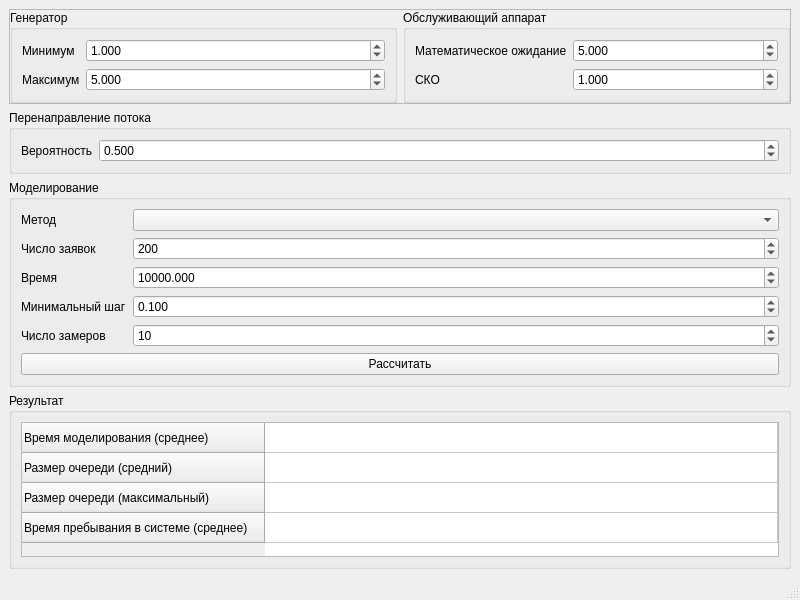
<?xml version="1.0" encoding="UTF-8"?>
<ui version="4.0">
 <class>MainWindow</class>
 <widget class="QMainWindow" name="MainWindow">
  <property name="geometry">
   <rect>
    <x>0</x>
    <y>0</y>
    <width>800</width>
    <height>600</height>
   </rect>
  </property>
  <property name="windowTitle">
   <string>Лабораторная работа №4</string>
  </property>
  <widget class="QWidget" name="centralwidget">
   <layout class="QVBoxLayout" name="verticalLayout_2" stretch="0,0,0,1">
    <item>
     <widget class="QFrame" name="frame">
      <property name="frameShape">
       <enum>QFrame::StyledPanel</enum>
      </property>
      <property name="frameShadow">
       <enum>QFrame::Plain</enum>
      </property>
      <layout class="QHBoxLayout" name="horizontalLayout">
       <property name="leftMargin">
        <number>0</number>
       </property>
       <property name="topMargin">
        <number>0</number>
       </property>
       <property name="rightMargin">
        <number>0</number>
       </property>
       <property name="bottomMargin">
        <number>0</number>
       </property>
       <item>
        <widget class="QGroupBox" name="groupBox">
         <property name="title">
          <string>Генератор</string>
         </property>
         <layout class="QFormLayout" name="formLayout">
          <item row="0" column="0">
           <widget class="QLabel" name="label">
            <property name="text">
             <string>Минимум</string>
            </property>
           </widget>
          </item>
          <item row="0" column="1">
           <widget class="QDoubleSpinBox" name="doubleSpinBox_gen_min">
            <property name="decimals">
             <number>3</number>
            </property>
            <property name="maximum">
             <double>1000000.000000000000000</double>
            </property>
            <property name="value">
             <double>1.000000000000000</double>
            </property>
           </widget>
          </item>
          <item row="1" column="0">
           <widget class="QLabel" name="label_2">
            <property name="text">
             <string>Максимум</string>
            </property>
           </widget>
          </item>
          <item row="1" column="1">
           <widget class="QDoubleSpinBox" name="doubleSpinBox_gen_max">
            <property name="decimals">
             <number>3</number>
            </property>
            <property name="maximum">
             <double>1000000.000000000000000</double>
            </property>
            <property name="value">
             <double>5.000000000000000</double>
            </property>
           </widget>
          </item>
         </layout>
        </widget>
       </item>
       <item>
        <widget class="QGroupBox" name="groupBox_2">
         <property name="title">
          <string>Обслуживающий аппарат</string>
         </property>
         <layout class="QFormLayout" name="formLayout_2">
          <item row="0" column="0">
           <widget class="QLabel" name="label_3">
            <property name="text">
             <string>Математическое ожидание</string>
            </property>
           </widget>
          </item>
          <item row="0" column="1">
           <widget class="QDoubleSpinBox" name="doubleSpinBox_proc_mean">
            <property name="decimals">
             <number>3</number>
            </property>
            <property name="maximum">
             <double>1000000.000000000000000</double>
            </property>
            <property name="value">
             <double>5.000000000000000</double>
            </property>
           </widget>
          </item>
          <item row="1" column="0">
           <widget class="QLabel" name="label_4">
            <property name="text">
             <string>СКО</string>
            </property>
           </widget>
          </item>
          <item row="1" column="1">
           <widget class="QDoubleSpinBox" name="doubleSpinBox_proc_sdev">
            <property name="decimals">
             <number>3</number>
            </property>
            <property name="maximum">
             <double>1000000.000000000000000</double>
            </property>
            <property name="value">
             <double>1.000000000000000</double>
            </property>
           </widget>
          </item>
         </layout>
        </widget>
       </item>
      </layout>
     </widget>
    </item>
    <item>
     <widget class="QGroupBox" name="groupBox_5">
      <property name="title">
       <string>Перенаправление потока</string>
      </property>
      <layout class="QFormLayout" name="formLayout_4">
       <item row="0" column="0">
        <widget class="QLabel" name="label_10">
         <property name="text">
          <string>Вероятность</string>
         </property>
        </widget>
       </item>
       <item row="0" column="1">
        <widget class="QDoubleSpinBox" name="doubleSpinBox_gate_prob">
         <property name="decimals">
          <number>3</number>
         </property>
         <property name="maximum">
          <double>1.000000000000000</double>
         </property>
         <property name="singleStep">
          <double>0.100000000000000</double>
         </property>
         <property name="value">
          <double>0.500000000000000</double>
         </property>
        </widget>
       </item>
      </layout>
     </widget>
    </item>
    <item>
     <widget class="QGroupBox" name="groupBox_4">
      <property name="title">
       <string>Моделирование</string>
      </property>
      <layout class="QFormLayout" name="formLayout_3">
       <item row="2" column="0">
        <widget class="QLabel" name="label_5">
         <property name="text">
          <string>Время</string>
         </property>
        </widget>
       </item>
       <item row="2" column="1">
        <widget class="QDoubleSpinBox" name="doubleSpinBox_time_limit">
         <property name="decimals">
          <number>3</number>
         </property>
         <property name="maximum">
          <double>1000000.000000000000000</double>
         </property>
         <property name="value">
          <double>10000.000000000000000</double>
         </property>
        </widget>
       </item>
       <item row="3" column="0">
        <widget class="QLabel" name="label_6">
         <property name="text">
          <string>Минимальный шаг</string>
         </property>
        </widget>
       </item>
       <item row="3" column="1">
        <widget class="QDoubleSpinBox" name="doubleSpinBox_time_step">
         <property name="decimals">
          <number>3</number>
         </property>
         <property name="maximum">
          <double>1000000.000000000000000</double>
         </property>
         <property name="value">
          <double>0.100000000000000</double>
         </property>
        </widget>
       </item>
       <item row="0" column="1">
        <widget class="QComboBox" name="comboBox_mode"/>
       </item>
       <item row="0" column="0">
        <widget class="QLabel" name="label_7">
         <property name="text">
          <string>Метод</string>
         </property>
        </widget>
       </item>
       <item row="1" column="0">
        <widget class="QLabel" name="label_8">
         <property name="text">
          <string>Число заявок</string>
         </property>
        </widget>
       </item>
       <item row="1" column="1">
        <widget class="QSpinBox" name="spinBox_reqeusts">
         <property name="maximum">
          <number>1000000</number>
         </property>
         <property name="value">
          <number>200</number>
         </property>
         <property name="displayIntegerBase">
          <number>10</number>
         </property>
        </widget>
       </item>
       <item row="6" column="0" colspan="2">
        <widget class="QPushButton" name="pushButton_process">
         <property name="text">
          <string>Рассчитать</string>
         </property>
        </widget>
       </item>
       <item row="4" column="0">
        <widget class="QLabel" name="label_9">
         <property name="text">
          <string>Число замеров</string>
         </property>
        </widget>
       </item>
       <item row="4" column="1">
        <widget class="QSpinBox" name="spinBox_measures">
         <property name="minimum">
          <number>1</number>
         </property>
         <property name="maximum">
          <number>1000000</number>
         </property>
         <property name="value">
          <number>10</number>
         </property>
         <property name="displayIntegerBase">
          <number>10</number>
         </property>
        </widget>
       </item>
      </layout>
     </widget>
    </item>
    <item>
     <widget class="QGroupBox" name="groupBox_3">
      <property name="title">
       <string>Результат</string>
      </property>
      <layout class="QVBoxLayout" name="verticalLayout">
       <item>
        <widget class="QTableWidget" name="tableWidget_result">
         <property name="frameShadow">
          <enum>QFrame::Sunken</enum>
         </property>
         <attribute name="horizontalHeaderVisible">
          <bool>false</bool>
         </attribute>
         <attribute name="horizontalHeaderStretchLastSection">
          <bool>true</bool>
         </attribute>
         <attribute name="verticalHeaderVisible">
          <bool>true</bool>
         </attribute>
         <attribute name="verticalHeaderStretchLastSection">
          <bool>false</bool>
         </attribute>
         <row>
          <property name="text">
           <string>Время моделирования (среднее)</string>
          </property>
         </row>
         <row>
          <property name="text">
           <string>Размер очереди (средний)</string>
          </property>
         </row>
         <row>
          <property name="text">
           <string>Размер очереди (максимальный)</string>
          </property>
         </row>
         <row>
          <property name="text">
           <string>Время пребывания в системе (среднее)</string>
          </property>
         </row>
         <column>
          <property name="text">
           <string>0</string>
          </property>
         </column>
        </widget>
       </item>
      </layout>
     </widget>
    </item>
   </layout>
  </widget>
  <widget class="QMenuBar" name="menubar">
   <property name="geometry">
    <rect>
     <x>0</x>
     <y>0</y>
     <width>800</width>
     <height>28</height>
    </rect>
   </property>
  </widget>
  <widget class="QStatusBar" name="statusbar"/>
 </widget>
 <resources/>
 <connections/>
</ui>
